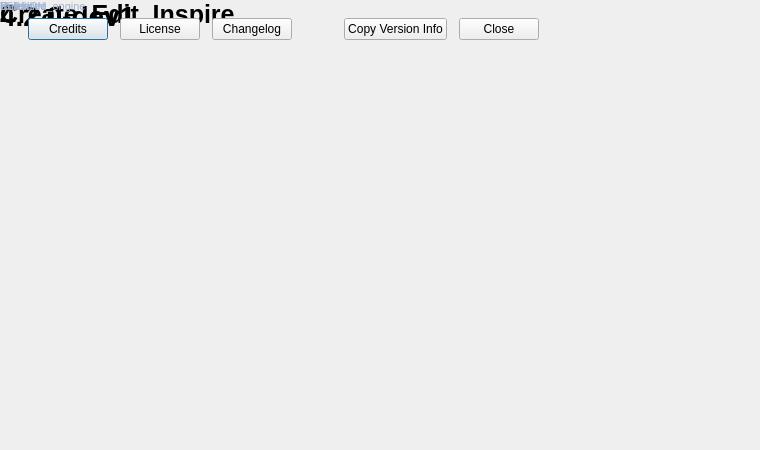
<?xml version="1.0" encoding="UTF-8"?>
<ui version="4.0">
 <class>Dialog</class>
 <widget class="QDialog" name="Dialog">
  <property name="geometry">
   <rect>
    <x>0</x>
    <y>0</y>
    <width>760</width>
    <height>450</height>
   </rect>
  </property>
  <property name="windowTitle">
   <string>About AspenLive</string>
  </property>
  <widget class="QLabel" name="lblAboutLogo">
   <property name="text">
    <string />
   </property>
   <property name="styleSheet">
    <string />
   </property>
   <property name="alignment">
    <set>Qt::AlignLeft|Qt::AlignVCenter</set>
   </property>
   <property name="wordWrap">
    <bool>true</bool>
   </property>
   <property name="accessibleName">
    <string>AspenLive</string>
   </property>
  </widget>
  <widget class="QLabel" name="lblVersionHeading">
   <property name="text">
    <string>VERSION</string>
   </property>
   <property name="styleSheet">
    <string>font-size: 10px; color:#B7C5DD; font-weight:600;</string>
   </property>
   <property name="alignment">
    <set>Qt::AlignLeft|Qt::AlignVCenter</set>
   </property>
   <property name="wordWrap">
    <bool>true</bool>
   </property>
  </widget>
  <widget class="QLabel" name="txtversion">
   <property name="text">
    <string>4.2.0-dev1</string>
   </property>
   <property name="styleSheet">
    <string>font-size: 28px; font-weight:600;</string>
   </property>
   <property name="alignment">
    <set>Qt::AlignLeft|Qt::AlignVCenter</set>
   </property>
   <property name="wordWrap">
    <bool>true</bool>
   </property>
  </widget>
  <widget class="QLabel" name="lblTagline">
   <property name="text">
    <string>Create. Edit. Inspire.</string>
   </property>
   <property name="styleSheet">
    <string>font-size: 25px; font-weight:600;</string>
   </property>
   <property name="alignment">
    <set>Qt::AlignLeft|Qt::AlignVCenter</set>
   </property>
   <property name="wordWrap">
    <bool>true</bool>
   </property>
  </widget>
  <widget class="QLabel" name="lblAboutDescription">
   <property name="text">
    <string />
   </property>
   <property name="styleSheet">
    <string>font-size: 14px; color:#D0D9EC;</string>
   </property>
   <property name="alignment">
    <set>Qt::AlignLeft|Qt::AlignVCenter</set>
   </property>
   <property name="wordWrap">
    <bool>true</bool>
   </property>
  </widget>
  <widget class="QLabel" name="lblLibraryKey">
   <property name="text">
    <string>aspenlive_engine</string>
   </property>
   <property name="styleSheet">
    <string>font-size: 11px; color:#9FB2CF;</string>
   </property>
   <property name="alignment">
    <set>Qt::AlignLeft|Qt::AlignVCenter</set>
   </property>
   <property name="wordWrap">
    <bool>true</bool>
   </property>
  </widget>
  <widget class="QLabel" name="lblLibraryValue">
   <property name="text">
    <string />
   </property>
   <property name="styleSheet">
    <string>font-size: 12px; color:#DAE3F4;</string>
   </property>
   <property name="alignment">
    <set>Qt::AlignLeft|Qt::AlignVCenter</set>
   </property>
   <property name="wordWrap">
    <bool>true</bool>
   </property>
  </widget>
  <widget class="QLabel" name="lblReleasedKey">
   <property name="text">
    <string>Released</string>
   </property>
   <property name="styleSheet">
    <string>font-size: 11px; color:#9FB2CF;</string>
   </property>
   <property name="alignment">
    <set>Qt::AlignLeft|Qt::AlignVCenter</set>
   </property>
   <property name="wordWrap">
    <bool>true</bool>
   </property>
  </widget>
  <widget class="QLabel" name="lblReleasedValue">
   <property name="text">
    <string />
   </property>
   <property name="styleSheet">
    <string>font-size: 12px; color:#DAE3F4;</string>
   </property>
   <property name="alignment">
    <set>Qt::AlignLeft|Qt::AlignVCenter</set>
   </property>
   <property name="wordWrap">
    <bool>true</bool>
   </property>
  </widget>
  <widget class="QLabel" name="lblBuildKey">
   <property name="text">
    <string>Build</string>
   </property>
   <property name="styleSheet">
    <string>font-size: 11px; color:#9FB2CF;</string>
   </property>
   <property name="alignment">
    <set>Qt::AlignLeft|Qt::AlignVCenter</set>
   </property>
   <property name="wordWrap">
    <bool>true</bool>
   </property>
  </widget>
  <widget class="QLabel" name="lblBuildValue">
   <property name="text">
    <string />
   </property>
   <property name="styleSheet">
    <string>font-size: 12px; color:#DAE3F4;</string>
   </property>
   <property name="alignment">
    <set>Qt::AlignLeft|Qt::AlignVCenter</set>
   </property>
   <property name="wordWrap">
    <bool>true</bool>
   </property>
  </widget>
  <widget class="QLabel" name="lblCommitKey">
   <property name="text">
    <string>Commit</string>
   </property>
   <property name="styleSheet">
    <string>font-size: 11px; color:#9FB2CF;</string>
   </property>
   <property name="alignment">
    <set>Qt::AlignLeft|Qt::AlignVCenter</set>
   </property>
   <property name="wordWrap">
    <bool>true</bool>
   </property>
  </widget>
  <widget class="QLabel" name="lblCommitValue">
   <property name="text">
    <string />
   </property>
   <property name="styleSheet">
    <string>font-size: 12px; color:#DAE3F4;</string>
   </property>
   <property name="alignment">
    <set>Qt::AlignLeft|Qt::AlignVCenter</set>
   </property>
   <property name="wordWrap">
    <bool>true</bool>
   </property>
  </widget>
  <widget class="QLabel" name="lblAboutCompany">
   <property name="text">
    <string />
   </property>
   <property name="styleSheet">
    <string>font-size: 10px; color:#B1BCD1;</string>
   </property>
   <property name="alignment">
    <set>Qt::AlignLeft|Qt::AlignVCenter</set>
   </property>
   <property name="wordWrap">
    <bool>true</bool>
   </property>
  </widget>
  <widget class="QFrame" name="columnSeparator">
   <property name="styleSheet">
    <string>background:rgba(220,230,255,38);</string>
   </property>
   <property name="minimumSize">
    <size>
     <width>1</width>
     <height>0</height>
    </size>
   </property>
   <property name="maximumSize">
    <size>
     <width>1</width>
     <height>16777215</height>
    </size>
   </property>
  </widget>
  <widget class="QWidget" name="aboutToolbar">
   <layout class="QHBoxLayout" name="horizontalLayoutButtons">
    <property name="leftMargin">
     <number>28</number>
    </property>
    <property name="rightMargin">
     <number>28</number>
    </property>
    <property name="topMargin">
     <number>18</number>
    </property>
    <property name="bottomMargin">
     <number>18</number>
    </property>
    <property name="spacing">
     <number>12</number>
    </property>
    <item>
     <widget class="QPushButton" name="btncredit">
      <property name="text">
       <string>Credits</string>
      </property>
     </widget>
    </item>
    <item>
     <widget class="QPushButton" name="btnlicense">
      <property name="text">
       <string>License</string>
      </property>
     </widget>
    </item>
    <item>
     <widget class="QPushButton" name="btnchangelog">
      <property name="text">
       <string>Changelog</string>
      </property>
     </widget>
    </item>
    <item>
     <spacer name="toolbarStretch">
      <property name="orientation">
       <enum>Qt::Horizontal</enum>
      </property>
      <property name="sizeHint">
       <size>
        <width>40</width>
        <height>20</height>
       </size>
      </property>
     </spacer>
    </item>
    <item>
     <widget class="QPushButton" name="btnCopyVersionInfo">
      <property name="text">
       <string>Copy Version Info</string>
      </property>
     </widget>
    </item>
    <item>
     <widget class="QPushButton" name="pushButton_3">
      <property name="text">
       <string>Close</string>
      </property>
     </widget>
    </item>
   </layout>
  </widget>
  <property name="windowIcon">
   <iconset>
    <normaloff>:/openshot.svg</normaloff>
   </iconset>
  </property>
 </widget>
 <resources />
 <connections>
  <connection>
   <sender>pushButton_3</sender>
   <signal>clicked()</signal>
   <receiver>Dialog</receiver>
   <slot>reject()</slot>
  </connection>
 </connections>
</ui>
